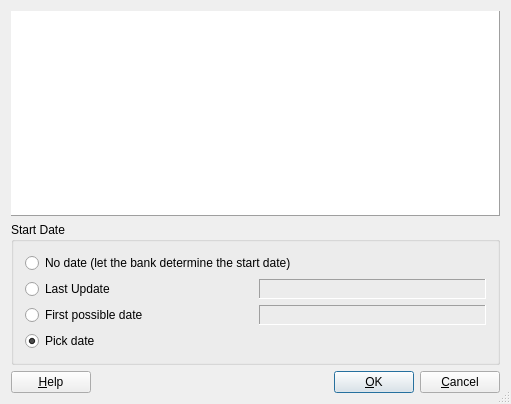
<?xml version="1.0" encoding="UTF-8"?>
<ui version="4.0">
 <class>KBPickStartDate</class>
 <widget class="QDialog" name="KBPickStartDate">
  <property name="geometry">
   <rect>
    <x>0</x>
    <y>0</y>
    <width>511</width>
    <height>404</height>
   </rect>
  </property>
  <property name="windowTitle">
   <string>Pick Start Date</string>
  </property>
  <property name="sizeGripEnabled">
   <bool>true</bool>
  </property>
  <layout class="QVBoxLayout" name="verticalLayout">
   <item>
    <widget class="QTextBrowser" name="label">
     <property name="frameShape">
      <enum>QFrame::Panel</enum>
     </property>
     <property name="frameShadow">
      <enum>QFrame::Raised</enum>
     </property>
     <property name="horizontalScrollBarPolicy">
      <enum>Qt::ScrollBarAlwaysOff</enum>
     </property>
     <property name="autoFormatting">
      <set>QTextEdit::AutoAll</set>
     </property>
    </widget>
   </item>
   <item>
    <widget class="QGroupBox" name="buttonGroup">
     <property name="title">
      <string>Start Date</string>
     </property>
     <layout class="QGridLayout" name="gridLayout">
      <item row="0" column="0" colspan="2">
       <widget class="QRadioButton" name="noDateButton">
        <property name="text">
         <string>No date (let the bank determine the start date)</string>
        </property>
       </widget>
      </item>
      <item row="1" column="0">
       <widget class="QRadioButton" name="lastUpdateButton">
        <property name="text">
         <string>Last Update</string>
        </property>
       </widget>
      </item>
      <item row="1" column="1">
       <widget class="QLabel" name="lastUpdateLabel">
        <property name="frameShape">
         <enum>QFrame::Panel</enum>
        </property>
        <property name="frameShadow">
         <enum>QFrame::Sunken</enum>
        </property>
        <property name="text">
         <string/>
        </property>
        <property name="wordWrap">
         <bool>false</bool>
        </property>
       </widget>
      </item>
      <item row="2" column="0">
       <widget class="QRadioButton" name="firstDateButton">
        <property name="text">
         <string>First possible date</string>
        </property>
       </widget>
      </item>
      <item row="2" column="1">
       <widget class="QLabel" name="firstDateLabel">
        <property name="frameShape">
         <enum>QFrame::Panel</enum>
        </property>
        <property name="frameShadow">
         <enum>QFrame::Sunken</enum>
        </property>
        <property name="text">
         <string/>
        </property>
        <property name="wordWrap">
         <bool>false</bool>
        </property>
       </widget>
      </item>
      <item row="3" column="0">
       <widget class="QRadioButton" name="pickDateButton">
        <property name="text">
         <string>Pick date</string>
        </property>
        <property name="checked">
         <bool>true</bool>
        </property>
       </widget>
      </item>
      <item row="3" column="1">
       <widget class="kMyMoneyDateInput" name="pickDateEdit"/>
      </item>
     </layout>
    </widget>
   </item>
   <item>
    <layout class="QHBoxLayout">
     <item>
      <widget class="QPushButton" name="buttonHelp">
       <property name="text">
        <string>&amp;Help</string>
       </property>
      </widget>
     </item>
     <item>
      <spacer name="Horizontal Spacing2">
       <property name="orientation">
        <enum>Qt::Horizontal</enum>
       </property>
       <property name="sizeType">
        <enum>QSizePolicy::Expanding</enum>
       </property>
       <property name="sizeHint" stdset="0">
        <size>
         <width>50</width>
         <height>20</height>
        </size>
       </property>
      </spacer>
     </item>
     <item>
      <widget class="QPushButton" name="buttonOk">
       <property name="text">
        <string>&amp;OK</string>
       </property>
       <property name="autoDefault">
        <bool>true</bool>
       </property>
       <property name="default">
        <bool>true</bool>
       </property>
      </widget>
     </item>
     <item>
      <widget class="QPushButton" name="buttonCancel">
       <property name="text">
        <string>&amp;Cancel</string>
       </property>
      </widget>
     </item>
    </layout>
   </item>
  </layout>
 </widget>
 <layoutdefault spacing="6" margin="11"/>
 <customwidgets>
  <customwidget>
   <class>QPushButton</class>
   <extends>QPushButton</extends>
   <header>kpushbutton.h</header>
  </customwidget>
  <customwidget>
   <class>kMyMoneyDateInput</class>
   <extends>QFrame</extends>
   <header>kmymoneydateinput.h</header>
   <container>1</container>
  </customwidget>
 </customwidgets>
 <tabstops>
  <tabstop>noDateButton</tabstop>
  <tabstop>lastUpdateButton</tabstop>
  <tabstop>firstDateButton</tabstop>
  <tabstop>pickDateButton</tabstop>
 </tabstops>
 <resources/>
 <connections>
  <connection>
   <sender>buttonOk</sender>
   <signal>clicked()</signal>
   <receiver>KBPickStartDate</receiver>
   <slot>accept()</slot>
   <hints>
    <hint type="sourcelabel">
     <x>349</x>
     <y>250</y>
    </hint>
    <hint type="destinationlabel">
     <x>20</x>
     <y>20</y>
    </hint>
   </hints>
  </connection>
  <connection>
   <sender>buttonCancel</sender>
   <signal>clicked()</signal>
   <receiver>KBPickStartDate</receiver>
   <slot>reject()</slot>
   <hints>
    <hint type="sourcelabel">
     <x>414</x>
     <y>250</y>
    </hint>
    <hint type="destinationlabel">
     <x>20</x>
     <y>20</y>
    </hint>
   </hints>
  </connection>
  <connection>
   <sender>pickDateButton</sender>
   <signal>toggled(bool)</signal>
   <receiver>pickDateEdit</receiver>
   <slot>setEnabled(bool)</slot>
   <hints>
    <hint type="sourcelabel">
     <x>99</x>
     <y>197</y>
    </hint>
    <hint type="destinationlabel">
     <x>294</x>
     <y>202</y>
    </hint>
   </hints>
  </connection>
 </connections>
</ui>
